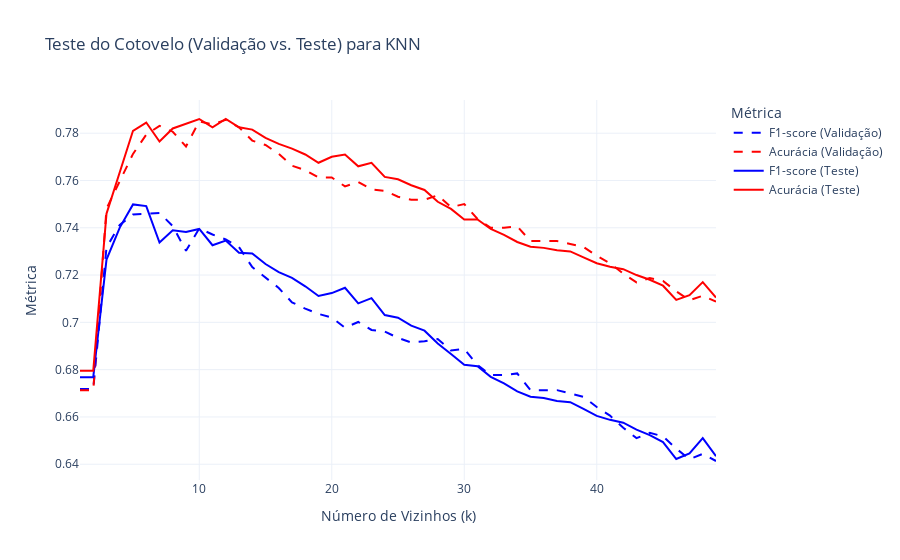

The code cell stored with this chart in its notebook:
### Code cell
# Teste do cotovelo: varie o número de vizinhos e avalia tanto na validação quanto no teste
k_range = range(1, 50)
scores_val = []
f1s_val = []
scores_test = []
f1s_test = []

for k in k_range:
    knn = KNeighborsClassifier(n_neighbors=k, weights='distance')
    knn.fit(X_train, y_train)

    # Avaliação na validação
    y_pred_val = knn.predict(X_val)
    scores_val.append(accuracy_score(y_val, y_pred_val))
    f1s_val.append(f1_score(y_val, y_pred_val, average='weighted'))

    # Avaliação no teste
    y_pred_test = knn.predict(X_test)
    scores_test.append(accuracy_score(y_test, y_pred_test))
    f1s_test.append(f1_score(y_test, y_pred_test, average='weighted'))

# Gráfico interativo do teste do cotovelo para Validação vs Teste
fig = go.Figure()

# Métricas de Validação
fig.add_trace(go.Scatter(x=list(k_range), y=f1s_val, mode='lines', name='F1-score (Validação)', line=dict(dash='dash', color='blue')))
fig.add_trace(go.Scatter(x=list(k_range), y=scores_val, mode='lines', name='Acurácia (Validação)', line=dict(dash='dash', color='red')))

# Métricas de Teste
fig.add_trace(go.Scatter(x=list(k_range), y=f1s_test, mode='lines', name='F1-score (Teste)', line=dict(color='blue')))
fig.add_trace(go.Scatter(x=list(k_range), y=scores_test, mode='lines', name='Acurácia (Teste)', line=dict(color='red')))

fig.update_layout(
    title='Teste do Cotovelo (Validação vs. Teste) para KNN',
    xaxis_title='Número de Vizinhos (k)',
    yaxis_title='Métrica',
    legend_title='Métrica',
    template='plotly_white'
)
fig.show()

### Figure 1 — Plotly figure (JSON) as saved in the notebook; plotly's stock layout.template omitted (floating-point values rounded to 4 significant figures)
{"data": [{"line": {"color": "blue", "dash": "dash"}, "mode": "lines", "name": "F1-score (Validação)", "type": "scatter", "x": [1, 2, 3, 4, 5, 6, 7, 8, 9, 10, 11, 12, 13, 14, 15, 16, 17, 18, 19, 20, 21, 22, 23, 24, 25, 26, 27, 28, 29, 30, 31, 32, 33, 34, 35, 36, 37, 38, 39, 40, 41, 42, 43, 44, 45, 46, 47, 48, 49], "y": [0.6718, 0.6718, 0.7317, 0.7412, 0.7457, 0.746, 0.7463, 0.7407, 0.7302, 0.7397, 0.7371, 0.735, 0.7319, 0.7234, 0.7188, 0.7145, 0.7085, 0.7058, 0.7036, 0.702, 0.6978, 0.7002, 0.6968, 0.6962, 0.6934, 0.6915, 0.692, 0.693, 0.6881, 0.6888, 0.6819, 0.6777, 0.6777, 0.6784, 0.6713, 0.6713, 0.6713, 0.6699, 0.6685, 0.6642, 0.6606, 0.6555, 0.651, 0.6533, 0.6518, 0.6466, 0.6421, 0.6444, 0.6414]}, {"line": {"color": "red", "dash": "dash"}, "mode": "lines", "name": "Acurácia (Validação)", "type": "scatter", "x": [1, 2, 3, 4, 5, 6, 7, 8, 9, 10, 11, 12, 13, 14, 15, 16, 17, 18, 19, 20, 21, 22, 23, 24, 25, 26, 27, 28, 29, 30, 31, 32, 33, 34, 35, 36, 37, 38, 39, 40, 41, 42, 43, 44, 45, 46, 47, 48, 49], "y": [0.6713, 0.6713, 0.7481, 0.7594, 0.7712, 0.7794, 0.7831, 0.7806, 0.7744, 0.785, 0.7837, 0.7856, 0.7825, 0.7769, 0.775, 0.7712, 0.7662, 0.7644, 0.7612, 0.7612, 0.7575, 0.7594, 0.7562, 0.7556, 0.7531, 0.7519, 0.7519, 0.7538, 0.7488, 0.75, 0.7438, 0.74, 0.74, 0.7406, 0.7344, 0.7344, 0.7344, 0.7331, 0.7319, 0.7281, 0.725, 0.7206, 0.7169, 0.7188, 0.7175, 0.7131, 0.7094, 0.7113, 0.7087]}, {"line": {"color": "blue"}, "mode": "lines", "name": "F1-score (Teste)", "type": "scatter", "x": [1, 2, 3, 4, 5, 6, 7, 8, 9, 10, 11, 12, 13, 14, 15, 16, 17, 18, 19, 20, 21, 22, 23, 24, 25, 26, 27, 28, 29, 30, 31, 32, 33, 34, 35, 36, 37, 38, 39, 40, 41, 42, 43, 44, 45, 46, 47, 48, 49], "y": [0.6768, 0.6768, 0.7265, 0.7401, 0.7499, 0.7492, 0.7337, 0.739, 0.7382, 0.7395, 0.7326, 0.7346, 0.7295, 0.7292, 0.7247, 0.7213, 0.7188, 0.7153, 0.7112, 0.7124, 0.7146, 0.7081, 0.7103, 0.7031, 0.702, 0.6986, 0.6965, 0.6911, 0.6866, 0.6821, 0.6815, 0.677, 0.6742, 0.6708, 0.6685, 0.668, 0.6668, 0.6662, 0.6634, 0.6604, 0.6588, 0.6576, 0.6546, 0.6523, 0.6493, 0.6422, 0.6446, 0.6511, 0.6434]}, {"line": {"color": "red"}, "mode": "lines", "name": "Acurácia (Teste)", "type": "scatter", "x": [1, 2, 3, 4, 5, 6, 7, 8, 9, 10, 11, 12, 13, 14, 15, 16, 17, 18, 19, 20, 21, 22, 23, 24, 25, 26, 27, 28, 29, 30, 31, 32, 33, 34, 35, 36, 37, 38, 39, 40, 41, 42, 43, 44, 45, 46, 47, 48, 49], "y": [0.6795, 0.6795, 0.746, 0.7635, 0.781, 0.7845, 0.7765, 0.782, 0.784, 0.786, 0.7825, 0.786, 0.7825, 0.7815, 0.778, 0.7755, 0.7735, 0.771, 0.7675, 0.77, 0.771, 0.766, 0.7675, 0.7615, 0.7605, 0.758, 0.756, 0.751, 0.748, 0.7435, 0.7435, 0.7395, 0.737, 0.734, 0.732, 0.7315, 0.7305, 0.73, 0.7275, 0.725, 0.7235, 0.7225, 0.72, 0.718, 0.7155, 0.7095, 0.7115, 0.717, 0.7105]}], "layout": {"legend": {"title": {"text": "Métrica"}}, "title": {"text": "Teste do Cotovelo (Validação vs. Teste) para KNN"}, "xaxis": {"title": {"text": "Número de Vizinhos (k)"}}, "yaxis": {"title": {"text": "Métrica"}}}}
